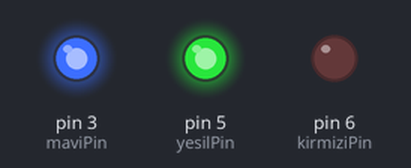
A sketch run on a simulated Arduino Uno, built with avr-gcc and run on an emulated ATmega328P. On the bench: output pins drawn as LEDs (lit = HIGH).

Above: at 0.05 s.
At 2.65 s:
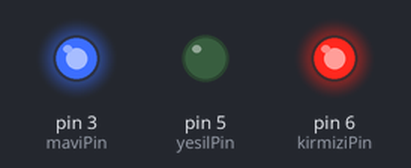
At 3.95 s:
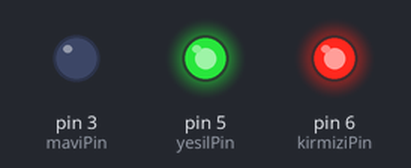
At 5.25 s:
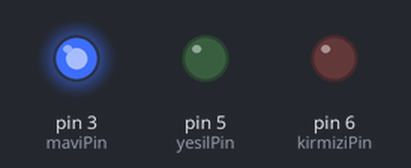
At 7.85 s:
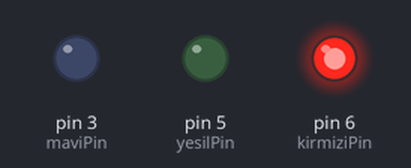
At 10.45 s:
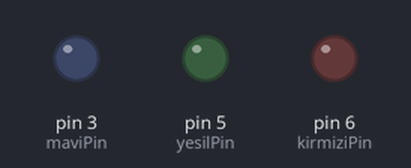
Timing chart, 0 to 13.7 s (numbered marks = the images above):
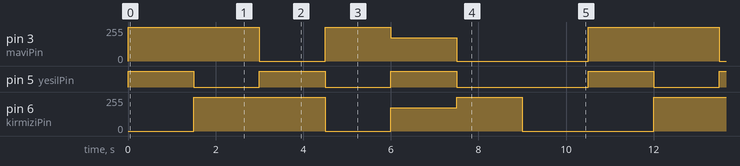

The sketch:

rgb_led_2_project.ino
```cpp
//Ortak Anot RGB LED için Arduino Kodu
//RGB LED'imizin bacaklarını Arduino'da bağladığımız pinlere göre global değişken olarak atadım.
int kirmiziPin = 6; //Kırmızı bacak 6 numaralı pine bağlıyoruz
int yesilPin = 5; //yeşil bacak 5 numaralı pine bağlıyoruz
int maviPin = 3; //mavi bacak 3 numaralı pine bağlıyoruz
void setup(){
  pinMode(kirmiziPin, OUTPUT); //kirmiziPin(9) çıkış pini olarak atadım
  pinMode(yesilPin, OUTPUT); //yesilPin(10) çıkış pini olarak atadım
  pinMode(maviPin, OUTPUT);} //mavi(11) çıkış pini olarak atadım

  void loop(){
    renkAyarla(255, 0, 0); //kırmızı renk değeri
    delay(1500); //1.5 saniye bekliyoruz
    renkAyarla(0, 255, 0); //yeşil renk değeri
    delay(1500); //1.5 saniye bekliyoruz
    renkAyarla(0, 0, 255); //mavi renk değeri
    delay(1500); //1.5 saniye bekliyoruz
    renkAyarla(255, 255, 0); //sarı renk değeri
    delay(1500); //1.5 saniye bekliyoruz
    renkAyarla(80, 0, 80); //mor renk değeri
    delay(1500); //1.5 saniye bekliyoruz
    renkAyarla(0, 255, 255); //açık mavi renk değeri
    delay(1500); //1.5 saniye bekliyoruz
    renkAyarla(255, 255, 255); //beyaz renk değeri
    delay(1500); //1.5 saniye bekliyoruz
    }

//Renk ayarla fonksiyonu oluşturdum
void renkAyarla(int kirmizi, int yesil, int mavi){
  kirmizi = 255-kirmizi;
  yesil = 255-yesil;
  mavi = 255-mavi;
  analogWrite(kirmiziPin, kirmizi);
  analogWrite(yesilPin, yesil);
  analogWrite(maviPin, mavi);
  }
```

Measured:
- by itself, pin 3 (maviPin): repeats every 10.5 s: 0/255 1.5 s, 255/255 1.5 s, 175/255 1.5 s, 0/255 3.0 s, 255/255 3.0 s
- by itself, pin 5 (yesilPin): repeats every 10.5 s: 2 × (LOW 1.5 s, HIGH 1.5 s), LOW 3.0 s, HIGH 1.5 s
- by itself, pin 6 (kirmiziPin): repeats every 10.5 s: 0/255 1.5 s, 175/255 1.5 s, 255/255 1.5 s, 0/255 3.0 s, 255/255 3.0 s
